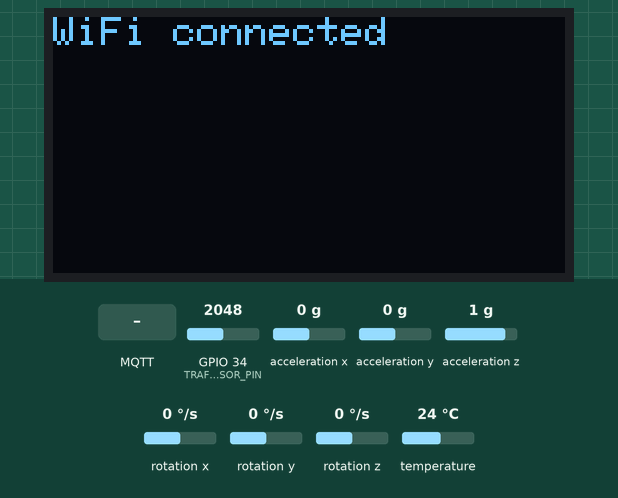
Recording of a sketch running on a simulated ESP32. Parts: 128×64 one-colour display. The test bench sets the inputs (shaded band); at power-on: GPIO 34 (TRAFFIC_SENSOR_PIN) = 2048, acceleration x 0 g, acceleration y 0 g, acceleration z 1 g, rotation x 0 °/s, rotation y 0 °/s, rotation z 0 °/s, temperature 24 °C. WiFi joins after 1.5 s; servers stay silent unless stated; no MQTT or app messages arrive unless stated; what the sketch prints to the serial monitor is not drawn.

Above: at 2.2 s.
At 5.4 s:
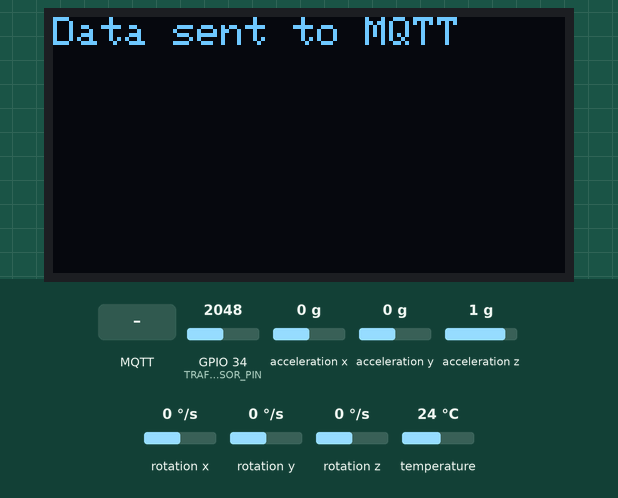
5.5 s: GPIO 34 (TRAFFIC_SENSOR_PIN) set to 1228
9.5 s: MQTT message "1" arrives on the first subscribed topic
At 10.0 s:
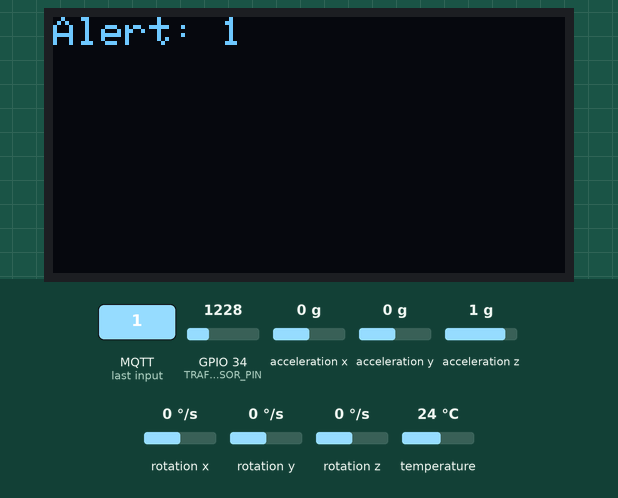
11.7 s: MQTT message "on" arrives on the first subscribed topic
At 12.1 s:
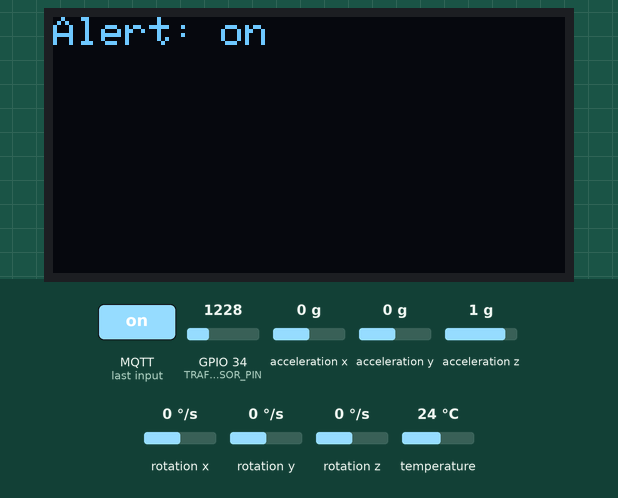
13.7 s: GPIO 34 (TRAFFIC_SENSOR_PIN) set to 3972
17.7 s: MQTT message "off" arrives on the first subscribed topic
At 18.1 s:
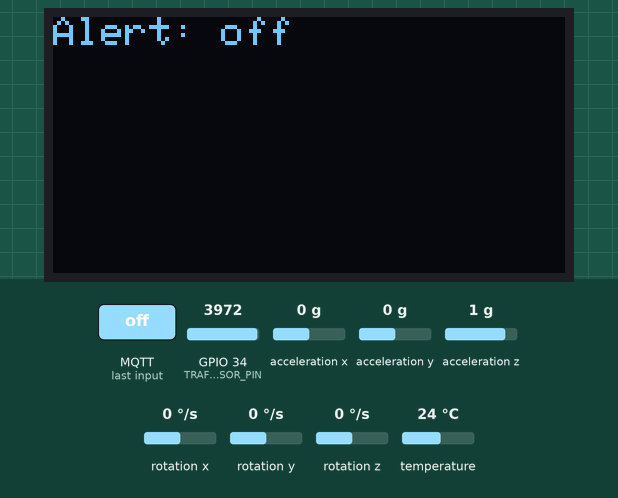
19.7 s: MQTT message "0" arrives on the first subscribed topic
At 20.1 s:
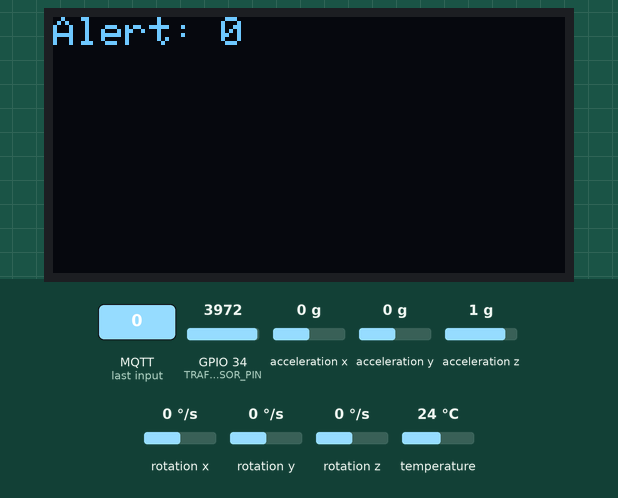
Timing chart, 0 to 22.7 s (numbered marks = the images above; inputs shaded):
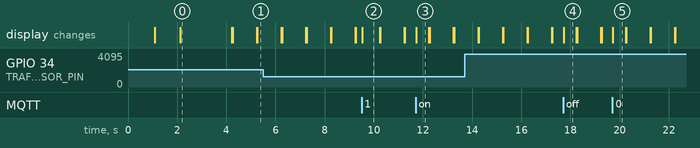

The sketch:

sketch.ino
```cpp
#include <Wire.h>                   // I2C Library
#include <Adafruit_GFX.h>           // OLED Library
#include <Adafruit_SSD1306.h>       // OLED Library
#include <Adafruit_MPU6050.h>       // MPU6050 Library
#include <WiFi.h>                   // Wi-Fi Library
#include <PubSubClient.h>           // MQTT Library

// OLED Display Settings
#define SCREEN_WIDTH 128    // OLED display width, in pixels
#define SCREEN_HEIGHT 64    // OLED display height, in pixels
#define OLED_RESET    -1    // Reset pin # (or -1 if sharing Arduino reset pin)
Adafruit_SSD1306 display(OLED_RESET); // Declaring the display

// Accelerometer Settings
Adafruit_MPU6050 mpu;
sensors_event_t accelerometer, gyroscope, temp;
const float MOVEMENT_THRESHOLD = 1.2; // Threshold for detecting vehicle movement
float accMag;
int vehicleCount = 0;

// Traffic Sensor Settings
#define TRAFFIC_SENSOR_PIN 34  // Analog pin for traffic sensor (e.g., ultrasonic or IR sensor)
#define SAMPLING_INTERVAL 1000 // Interval for sampling traffic data
float trafficDensity;

// Wi-Fi credentials
const char* ssid = "Wokwi-GUEST";  // Network SSID
const char* password = "";         // Network password

// MQTT Broker Settings
const char* mqtt_server = "broker.hivemq.com"; // Public MQTT broker
const int mqtt_port = 1883;                    // Default MQTT port
const char* mqtt_user = "";                    // MQTT username (if needed)
const char* mqtt_password = "";                // MQTT password (if needed)
const char* mqtt_topic = "roadsense/traffic";  // Topic for RoadSense data

WiFiClient espClient;
PubSubClient mqttClient(espClient);

void setup() {
  Serial.begin(115200);

  // Setup OLED display
  if (!display.begin(SSD1306_SWITCHCAPVCC, 0x3C)) {
    Serial.println(F("OLED display not found!"));
    while (true);
  }
  display.clearDisplay();
  display.setTextSize(1);
  display.setTextColor(SSD1306_WHITE);

  // Connect to Wi-Fi
  display.setCursor(0, 0);
  display.print("Connecting to WiFi...");
  display.display();
  WiFi.begin(ssid, password);
  while (WiFi.status() != WL_CONNECTED) {
    delay(1000);
    display.setCursor(0, 10);
    display.print(".");
    display.display();
  }
  display.clearDisplay();
  display.setCursor(0, 0);
  display.print("WiFi connected");
  display.display();
  delay(2000);

  // Initialize MPU6050
  if (!mpu.begin()) {
    display.clearDisplay();
    display.setCursor(0, 0);
    display.print("MPU6050 Error!");
    display.display();
    while (true);
  }

  // Setup traffic sensor pin
  pinMode(TRAFFIC_SENSOR_PIN, INPUT);

  // Set up MQTT
  mqttClient.setServer(mqtt_server, mqtt_port);
  mqttClient.setCallback(mqttCallback);
  reconnectMQTT();
}

void loop() {
  // Ensure MQTT connection
  if (!mqttClient.connected()) {
    reconnectMQTT();
  }
  mqttClient.loop();

  static unsigned long startTime;
  if (millis() - startTime < SAMPLING_INTERVAL) {
    return;
  }
  startTime = millis();

  // Read traffic density from sensor (simulated as analog value)
  int sensorValue = analogRead(TRAFFIC_SENSOR_PIN);
  trafficDensity = map(sensorValue, 0, 4095, 0, 100); // Map to 0-100% density

  // Get accelerometer readings to detect vehicle movement
  mpu.getEvent(&accelerometer, &gyroscope, &temp);
  accMag = sqrt(sq(accelerometer.acceleration.x) + sq(accelerometer.acceleration.y) + sq(accelerometer.acceleration.z));

  // Detect vehicle presence (based on vibration/movement)
  if (accMag > MOVEMENT_THRESHOLD) {
    vehicleCount++;
  }

  // Determine traffic status
  String trafficStatus = trafficDensity > 70 ? "Heavy" : (trafficDensity > 30 ? "Moderate" : "Light");

  // Display data on OLED
  display.clearDisplay();
  display.setCursor(0, 0);
  display.print("Traffic Density: ");
  display.print(trafficDensity);
  display.println("%");

  display.print("Vehicles: ");
  display.println(vehicleCount);

  display.print("Status: ");
  display.println(trafficStatus);

  display.display();

  // Send data to MQTT
  sendDataToMQTT(trafficDensity, vehicleCount, trafficStatus);
}

void sendDataToMQTT(float density, int vehicles, String status) {
  String payload = "{\"density\": " + String(density) +
                   ", \"vehicles\": " + String(vehicles) +
                   ", \"status\": \"" + status + "\"}";

  if (mqttClient.publish(mqtt_topic, payload.c_str())) {
    Serial.println("Data sent to MQTT: " + payload);
    displayMessage("Data sent to MQTT");
  } else {
    Serial.println("Failed to send data to MQTT.");
    displayMessage("Failed to send");
  }
}

// MQTT callback function
void mqttCallback(char* topic, byte* message, unsigned int length) {
  Serial.print("Message received in topic: ");
  Serial.print(topic);
  String messageStr;
  for (int i = 0; i < length; i++) {
    messageStr += (char)message[i];
  }
  Serial.println(messageStr);
  displayMessage("Alert: " + messageStr); // Display incoming alerts
}

// Reconnect to MQTT broker
void reconnectMQTT() {
  while (!mqttClient.connected()) {
    Serial.print("Connecting to MQTT...");
    if (mqttClient.connect("ESP32RoadSense", mqtt_user, mqtt_password)) {
      Serial.println("MQTT connected");
      mqttClient.subscribe(mqtt_topic);
      displayMessage("MQTT connected");
    } else {
      Serial.print("Failed to connect, rc=");
      Serial.print(mqttClient.state());
      delay(5000);
    }
  }
}

// Display message on OLED screen
void displayMessage(String message) {
  display.clearDisplay();
  display.setCursor(0, 0);
  display.print(message);
  display.display();
}
```

Measured:
- after the input at 9.5 s, the display: changes at once (image 2)
- after the input at 11.7 s, the display: changes at once (image 3)
- after the input at 17.7 s, the display: changes at once (image 4)
- after the input at 19.7 s, the display: changes at once (image 5)
- what the display in image 0 shows lasts 2.1 s, from 2.1 s to 4.2 s
- what the display in image 2 shows lasts 0.7 s, from 9.5 s to 10.2 s
- what the display in image 3 shows lasts 0.5 s, from 11.7 s to 12.2 s
